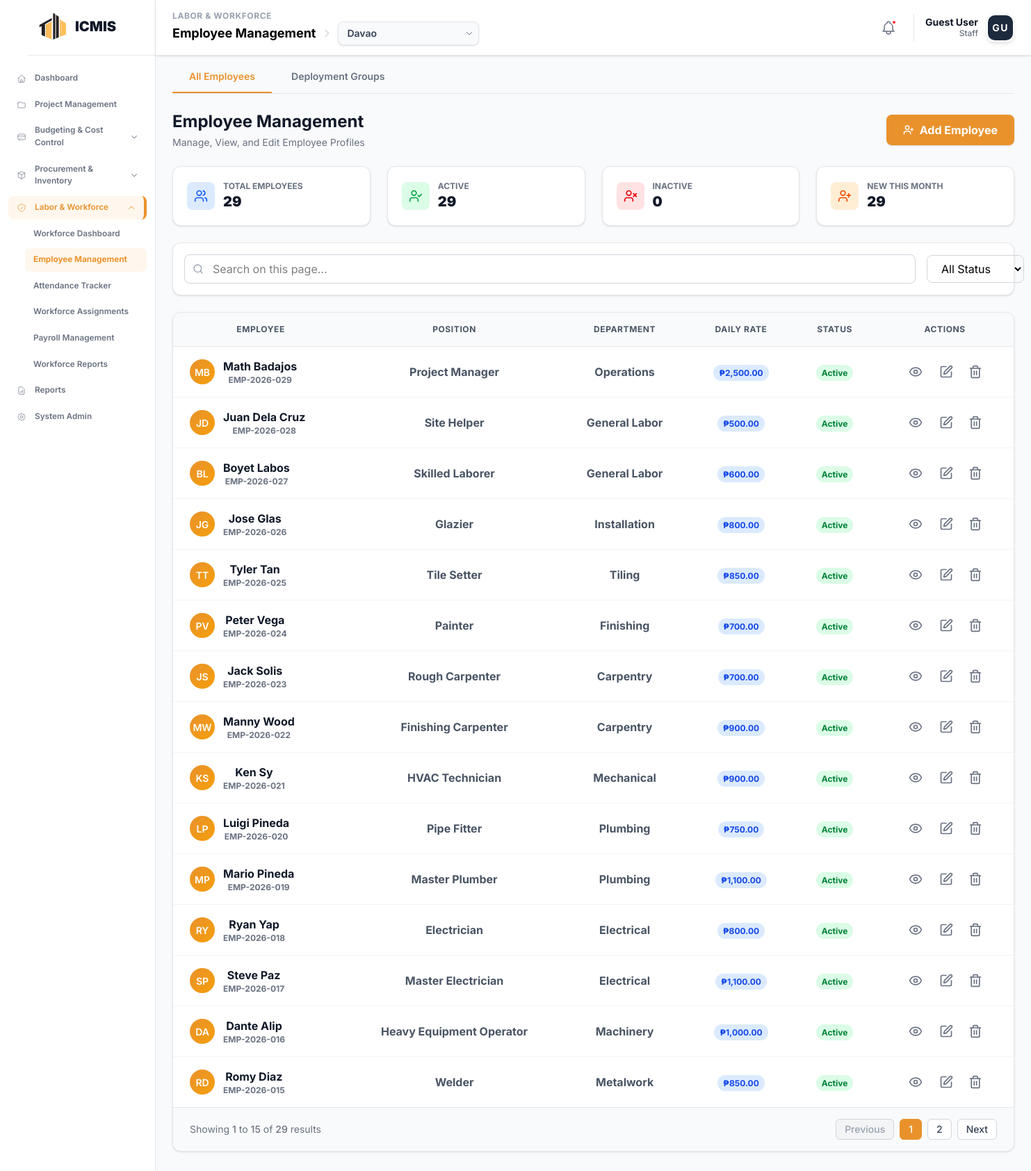
Page /modules/workforce/employees.php on the earlier database version.
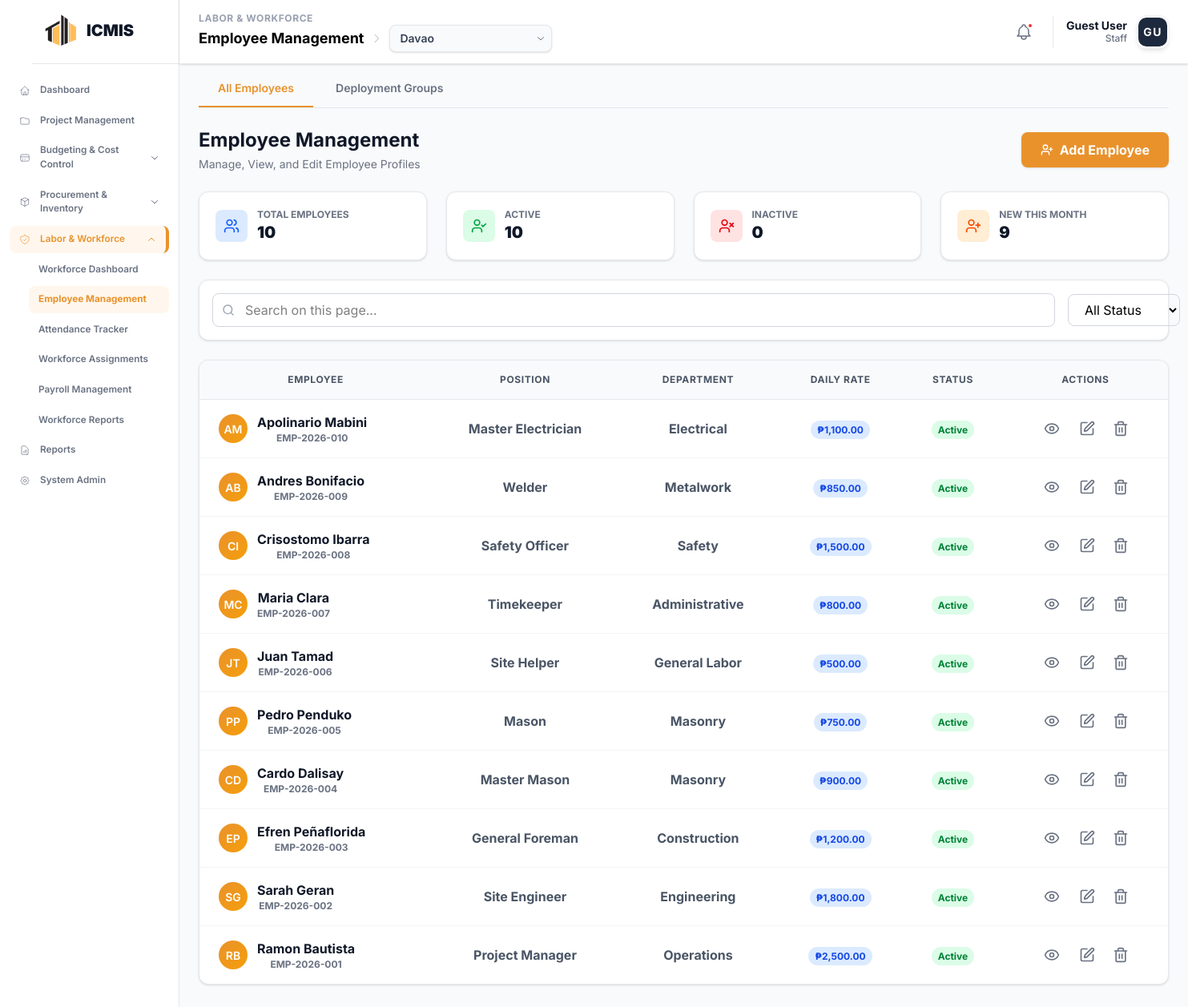
Same page on the later database version.
### tables this page shows
CREATE TABLE `workforce_employees` (
  `employee_id` int NOT NULL,
  `employee_code` varchar(20) NOT NULL,
  `user_id` int DEFAULT NULL,
  `job_title_id` int DEFAULT NULL,
  `employment_type` varchar(50) DEFAULT 'Full-time',
  `payment_type` varchar(50) DEFAULT 'Monthly',
  `daily_rate` decimal(10,2) DEFAULT '0.00',
  `monthly_salary` decimal(15,2) DEFAULT '0.00',
  `bank_name` varchar(100) DEFAULT NULL,
  `bank_account` varchar(50) DEFAULT NULL,
  `emergency_contact_name` varchar(100) DEFAULT NULL,
  `emergency_contact_phone` varchar(20) DEFAULT NULL,
  `supervisor_id` int DEFAULT NULL,
  `notes` text,
  `first_name` varchar(50) NOT NULL,
  `last_name` varchar(50) NOT NULL,
  `suffix` varchar(10) DEFAULT NULL,
  `gender` enum('Male','Female','Other','Prefer not to say') DEFAULT NULL,
  `birthday` date DEFAULT NULL,
  `email` varchar(100) DEFAULT NULL,
  `phone` varchar(20) DEFAULT NULL,
  `address` text,
  `status` enum('Active','Inactive','Terminated') DEFAULT 'Active',
  `hire_date` date DEFAULT NULL
);

CREATE TABLE `workforce_job_titles` (
  `job_title_id` int NOT NULL,
  `title_name` varchar(100) NOT NULL,
  `department` varchar(50) DEFAULT NULL,
  `description` text,
  `default_daily_rate` decimal(10,2) DEFAULT NULL,
  `default_monthly_salary` decimal(15,2) DEFAULT NULL,
  `is_active` tinyint(1) DEFAULT '1',
  `created_at` timestamp NULL DEFAULT CURRENT_TIMESTAMP,
  `updated_at` timestamp NULL DEFAULT CURRENT_TIMESTAMP ON UPDATE CURRENT_TIMESTAMP
);

### modules/workforce/project_context.php (called while the page is built, shortened)
<?php
function getProjectContext($conn) {
    $sql = "SELECT project_id FROM icmis_projects WHERE project_id = 1";
    $result = $conn->query($sql);
    if ($result && $result->num_rows > 0) {
        return 1;
    }
    return 0;
}

### modules/workforce/employees.php (the view, shortened to what the changed rows need)
<?php
include __DIR__ . '/project_context.php';
$conn = getWorkforceConnection();
$selected_project_id = getProjectContext($conn);
include __DIR__ . '/api/job_titles_include.php';
function getEmployeeStats($conn) {
    $stats = [ 'total' => 0, 'active' => 0, 'inactive' => 0, 'new_this_month' => 0 ];
    $result = $conn->query("SELECT COUNT(*) as total FROM workforce_employees");
    if ($result) $stats['total'] = $result->fetch_assoc()['total'];
    $result = $conn->query("SELECT COUNT(*) as total FROM workforce_employees WHERE status = 'Active'");
    if ($result) $stats['active'] = $result->fetch_assoc()['total'];
    $result = $conn->query("SELECT COUNT(*) as total FROM workforce_employees WHERE status = 'Inactive'");
    if ($result) $stats['inactive'] = $result->fetch_assoc()['total'];
    $thisMonth = date('Y-m-01');
    $result = $conn->query("SELECT COUNT(*) as total FROM workforce_employees WHERE hire_date >= '$thisMonth'");
    if ($result) $stats['new_this_month'] = $result->fetch_assoc()['total'];
    return $stats;
}
$limit = 15;
$page = isset($_GET['page']) && is_numeric($_GET['page']) ? (int)$_GET['page'] : 1;
$offset = ($page - 1) * $limit;
function fetchEmployees($conn, $limit, $offset) {
    $employees = [];
    $sql = "SELECT e.*, jt.title_name as job_title, jt.department, jt.default_daily_rate
            FROM workforce_employees e
            LEFT JOIN workforce_job_titles jt ON e.job_title_id = jt.job_title_id
            ORDER BY e.employee_id DESC
            LIMIT $limit OFFSET $offset";
    $result = $conn->query($sql);
    if ($result && $result->num_rows > 0) {
        while ($row = $result->fetch_assoc()) {
            $employees[] = $row;
        }
    }
    return $employees;
}
    ?>
    <?php endif;
$stats = getEmployeeStats($conn);
$total_pages_sql = "SELECT COUNT(*) as total FROM workforce_employees";
$total_pages_result = $conn->query($total_pages_sql);
$total_rows = $total_pages_result->fetch_assoc()['total'];
$total_pages = ceil($total_rows / $limit);
$employees = fetchEmployees($conn, $limit, $offset);
?>
<!DOCTYPE html>
<html lang="en">
<head>
    <?php include __DIR__ . '/../../includes/head_assetsv2.php'; ?>
</head>
<body class="bg-gray-50">
    <?php
        include __DIR__ . '/../../includes/sidebar.php';
    ?>
    <main class="ml-56 mt-16 p-6">
        <div class="max-w-7xl mx-auto">
            <div class="flex items-center justify-between mb-6">
                <div>
                    <h1 class="text-2xl text-gray-900 font-bold">Employee Management</h1>
                </div>
            </div>
            <div class="grid grid-cols-4 gap-6 mb-6">
                <div class="bg-white rounded-xl border border-gray-200 shadow-sm p-5">
                    <div class="flex items-center gap-3">
                        <div>
                            <p class="text-xs text-gray-500 uppercase font-bold">Total Employees</p>
                            <h3 id="stat-total" class="text-xl font-black text-gray-900"><?php echo $stats['total']; ?></h3>
                        </div>
                    </div>
                </div>
                <div class="bg-white rounded-xl border border-gray-200 shadow-sm p-5">
                    <div class="flex items-center gap-3">
                        <div>
                            <p class="text-xs text-gray-500 uppercase font-bold">Active</p>
                            <h3 id="stat-active" class="text-xl font-black text-gray-900"><?php echo $stats['active']; ?></h3>
                        </div>
                    </div>
                </div>
                <div class="bg-white rounded-xl border border-gray-200 shadow-sm p-5">
                    <div class="flex items-center gap-3">
                        <div>
                            <p class="text-xs text-gray-500 uppercase font-bold">New This Month</p>
                            <h3 id="stat-new" class="text-xl font-black text-gray-900"><?php echo $stats['new_this_month']; ?></h3>
                        </div>
                    </div>
                </div>
            </div>
            <div id="content-employees" class="tab-content">
                <div class="bg-white rounded-xl border border-gray-200 shadow-sm overflow-hidden mb-6">
                    <table class="w-full">
                        <thead class="bg-gray-50 border-b border-gray-200">
                            <tr>
                                <th class="text-center px-6 py-4 text-xs font-bold text-gray-600 uppercase tracking-wider">Employee</th>
                                <th class="text-center px-6 py-4 text-xs font-bold text-gray-600 uppercase tracking-wider">Position</th>
                                <th class="text-center px-6 py-4 text-xs font-bold text-gray-600 uppercase tracking-wider">Department</th>
                                <th class="text-center px-6 py-4 text-xs font-bold text-gray-600 uppercase tracking-wider">Daily Rate</th>
                                <th class="text-center px-6 py-4 text-xs font-bold text-gray-600 uppercase tracking-wider">Status</th>
                                <th class="text-center px-6 py-4 text-xs font-bold text-gray-600 uppercase tracking-wider">Actions</th>
                            </tr>
                        </thead>
                        <tbody id="employeesTableBody" class="divide-y divide-gray-100">
                            <?php if (count($employees) > 0): ?>
                                <?php foreach ($employees as $emp):
                                    $initials = strtoupper(substr($emp['first_name'], 0, 1) . substr($emp['last_name'], 0, 1));
                                    $statusClass = match(strtolower($emp['status'])) {
                                        'active' => 'bg-green-100 text-green-700',
                                        'inactive' => 'bg-red-100 text-red-700',
                                        'terminated' => 'bg-gray-100 text-gray-700',
                                        default => 'bg-gray-100 text-gray-700'
                                    };
                                ?>
                                <tr class="hover:bg-gray-50 transition-colors employee-row text-center"
                                    data-name="<?php echo strtolower($emp['first_name'] . ' ' . $emp['last_name']); ?>"
                                    data-status="<?php echo $emp['status']; ?>">
                                    <td class="px-6 py-4">
                                        <div class="flex items-center gap-3">
                                            <div class="employee-avatar"><?php echo $initials; ?></div>
                                            <div>
                                                <p class="font-bold text-gray-900"><?php echo htmlspecialchars($emp['first_name'] . ' ' . $emp['last_name']); ?></p>
                                                <p class="font-bold text-xs text-gray-500"><?php echo htmlspecialchars($emp['employee_code']); ?></p>
                                            </div>
                                        </div>
                                    </td>
                                    <td class="px-6 py-4 text-gray-600 font-bold"><?php echo htmlspecialchars($emp['job_title'] ?? 'N/A'); ?></td>
                                    <td class="px-6 py-4 text-gray-600 font-bold"><?php echo htmlspecialchars($emp['department'] ?? 'General'); ?></td>
                                    <td class="px-6 py-4">
                                        <span class="px-2 py-1 rounded-full text-xs font-bold bg-blue-100 text-blue-700">
                                            ₱<?php echo number_format($emp['default_daily_rate'] ?? 0, 2); ?>
                                        </span>
                                    </td>
                                    <td class="px-6 py-4">
                                        <span class="px-2 py-1 rounded-full text-xs font-bold <?php echo $statusClass; ?>">
                                            <?php echo htmlspecialchars($emp['status']); ?>
                                        </span>
                                    </td>
                                    <td class="px-6 py-4">
                                        <div class="flex items-center justify-center gap-2">
                                            <button onclick="viewEmployee(<?php echo $emp['employee_id']; ?>)" class="text-gray-500 p-2 rounded-lg hover:text-blue-600 transition-colors duration-200" title="View Details">
                                                <i data-lucide="eye" class="w-5 h-5"></i>
                                            </button>
                                            <button onclick="openEditModal(<?php echo $emp['employee_id']; ?>)"  class="text-gray-500 p-2 rounded-lg hover:text-green-600 transition-colors duration-200" title="Edit">
                                                <i data-lucide="edit" class="w-5 h-5"></i>
                                            </button>
                                            <button onclick="openDeleteModal(<?php echo $emp['employee_id']; ?>)" class="p-1.5 text-gray-500 hover:text-red-600 hover:bg-red-50 rounded-md transition-colors" title="Delete">
                                                <i data-lucide="trash-2" class="w-5 h-5"></i>
                                            </button>
                                        </div>
                                    </td>
                                </tr>
                                <?php endforeach; ?>
                            <?php endif; ?>
                        </tbody>
                    </table>
                    <div id="paginationContainer">
                    <?php if ($total_pages > 1): ?>
                    <div class="px-6 py-4 border-t border-gray-200 bg-gray-50 flex items-center justify-between">
                        <div class="text-sm text-gray-500">
                            Showing <span class="font-medium"><?php echo $offset + 1; ?></span> to <span class="font-medium"><?php echo min($offset + $limit, $total_rows); ?></span> of <span class="font-medium"><?php echo $total_rows; ?></span> results
                        </div>
                        <div class="flex gap-2">
                            <?php if ($page > 1): ?>
                                <a href="?project_id=<?php echo $selected_project_id; ?>&page=<?php echo $page - 1; ?>" class="px-3 py-1 bg-white border border-gray-300 rounded-md text-sm font-medium text-gray-700 hover:bg-gray-50">Previous</a>
                            <?php else: ?>
                                <span class="px-3 py-1 bg-gray-100 border border-gray-300 rounded-md text-sm font-medium text-gray-400 cursor-not-allowed">Previous</span>
                            <?php endif; ?>
                            <?php for ($i = 1; $i <= $total_pages; $i++): ?>
                                <?php if ($i == 1 || $i == $total_pages || ($i >= $page - 2 && $i <= $page + 2)): ?>
                                    <?php if ($i == $page): ?>
                                        <span class="px-3 py-1 bg-[#e9922c] border border-[#e9922c] rounded-md text-sm font-medium text-white"><?php echo $i; ?></span>
                                    <?php else: ?>
                                        <a href="?project_id=<?php echo $selected_project_id; ?>&page=<?php echo $i; ?>" class="px-3 py-1 bg-white border border-gray-300 rounded-md text-sm font-medium text-gray-700 hover:bg-gray-50"><?php echo $i; ?></a>
                                    <?php endif; ?>
                                <?php elseif ($i == $page - 3 || $i == $page + 3): ?>
                                    <span class="px-2 py-1 text-gray-500">...</span>
                                <?php endif; ?>
                            <?php endfor; ?>
                            <?php if ($page < $total_pages): ?>
                                <a href="?project_id=<?php echo $selected_project_id; ?>&page=<?php echo $page + 1; ?>" class="px-3 py-1 bg-white border border-gray-300 rounded-md text-sm font-medium text-gray-700 hover:bg-gray-50">Next</a>
                            <?php else: ?>
                                <span class="px-3 py-1 bg-gray-100 border border-gray-300 rounded-md text-sm font-medium text-gray-400 cursor-not-allowed">Next</span>
                            <?php endif; ?>
                        </div>
                    </div>
                    <?php endif; ?>
                    </div>
                </div>
            </div>
        </div>
    </main>
</body>
</html>

Differences in the rows shown:
removed workforce_employees: initials "MB", first_name+last_name "Math Badajos", employee_code "EMP-2026-029", job_title.title_name "Project Manager", job_title.department "Operations", job_title.default_daily_rate "2,500.00", status "Active"
removed workforce_employees: initials "JD", first_name+last_name "Juan Dela Cruz", employee_code "EMP-2026-028", job_title.title_name "Site Helper", job_title.department "General Labor", job_title.default_daily_rate "500.00", status "Active"
removed workforce_employees: initials "BL", first_name+last_name "Boyet Labos", employee_code "EMP-2026-027", job_title.title_name "Skilled Laborer", job_title.department "General Labor", job_title.default_daily_rate "600.00", status "Active"
removed workforce_employees: initials "JG", first_name+last_name "Jose Glas", employee_code "EMP-2026-026", job_title.title_name "Glazier", job_title.department "Installation", job_title.default_daily_rate "800.00", status "Active"
removed workforce_employees: initials "TT", first_name+last_name "Tyler Tan", employee_code "EMP-2026-025", job_title.title_name "Tile Setter", job_title.department "Tiling", job_title.default_daily_rate "850.00", status "Active"
removed workforce_employees: initials "PV", first_name+last_name "Peter Vega", employee_code "EMP-2026-024", job_title.title_name "Painter", job_title.department "Finishing", job_title.default_daily_rate "700.00", status "Active"
removed workforce_employees: initials "JS", first_name+last_name "Jack Solis", employee_code "EMP-2026-023", job_title.title_name "Rough Carpenter", job_title.department "Carpentry", job_title.default_daily_rate "700.00", status "Active"
removed workforce_employees: initials "MW", first_name+last_name "Manny Wood", employee_code "EMP-2026-022", job_title.title_name "Finishing Carpenter", job_title.department "Carpentry", job_title.default_daily_rate "900.00", status "Active"
removed workforce_employees: initials "KS", first_name+last_name "Ken Sy", employee_code "EMP-2026-021", job_title.title_name "HVAC Technician", job_title.department "Mechanical", job_title.default_daily_rate "900.00", status "Active"
removed workforce_employees: initials "LP", first_name+last_name "Luigi Pineda", employee_code "EMP-2026-020", job_title.title_name "Pipe Fitter", job_title.department "Plumbing", job_title.default_daily_rate "750.00", status "Active"
removed workforce_employees: initials "MP", first_name+last_name "Mario Pineda", employee_code "EMP-2026-019", job_title.title_name "Master Plumber", job_title.department "Plumbing", job_title.default_daily_rate "1,100.00", status "Active"
removed workforce_employees: initials "RY", first_name+last_name "Ryan Yap", employee_code "EMP-2026-018", job_title.title_name "Electrician", job_title.department "Electrical", job_title.default_daily_rate "800.00", status "Active"
removed workforce_employees: initials "SP", first_name+last_name "Steve Paz", employee_code "EMP-2026-017", job_title.title_name "Master Electrician", job_title.department "Electrical", job_title.default_daily_rate "1,100.00", status "Active"
removed workforce_employees: initials "DA", first_name+last_name "Dante Alip", employee_code "EMP-2026-016", job_title.title_name "Heavy Equipment Operator", job_title.department "Machinery", job_title.default_daily_rate "1,000.00", status "Active"
removed workforce_employees: initials "RD", first_name+last_name "Romy Diaz", employee_code "EMP-2026-015", job_title.title_name "Welder", job_title.department "Metalwork", job_title.default_daily_rate "850.00", status "Active"
added workforce_employees: initials "AM", first_name+last_name "Apolinario Mabini", employee_code "EMP-2026-010", job_title.title_name "Master Electrician", job_title.department "Electrical", job_title.default_daily_rate "1,100.00", status "Active"
added workforce_employees: initials "AB", first_name+last_name "Andres Bonifacio", employee_code "EMP-2026-009", job_title.title_name "Welder", job_title.department "Metalwork", job_title.default_daily_rate "850.00", status "Active"
added workforce_employees: initials "CI", first_name+last_name "Crisostomo Ibarra", employee_code "EMP-2026-008", job_title.title_name "Safety Officer", job_title.department "Safety", job_title.default_daily_rate "1,500.00", status "Active"
added workforce_employees: initials "MC", first_name+last_name "Maria Clara", employee_code "EMP-2026-007", job_title.title_name "Timekeeper", job_title.department "Administrative", job_title.default_daily_rate "800.00", status "Active"
added workforce_employees: initials "JT", first_name+last_name "Juan Tamad", employee_code "EMP-2026-006", job_title.title_name "Site Helper", job_title.department "General Labor", job_title.default_daily_rate "500.00", status "Active"
added workforce_employees: initials "PP", first_name+last_name "Pedro Penduko", employee_code "EMP-2026-005", job_title.title_name "Mason", job_title.department "Masonry", job_title.default_daily_rate "750.00", status "Active"
added workforce_employees: initials "CD", first_name+last_name "Cardo Dalisay", employee_code "EMP-2026-004", job_title.title_name "Master Mason", job_title.department "Masonry", job_title.default_daily_rate "900.00", status "Active"
added workforce_employees: initials "EP", first_name+last_name "Efren Peñaflorida", employee_code "EMP-2026-003", job_title.title_name "General Foreman", job_title.department "Construction", job_title.default_daily_rate "1,200.00", status "Active"
added workforce_employees: initials "SG", first_name+last_name "Sarah Geran", employee_code "EMP-2026-002", job_title.title_name "Site Engineer", job_title.department "Engineering", job_title.default_daily_rate "1,800.00", status "Active"
added workforce_employees: initials "RB", first_name+last_name "Ramon Bautista", employee_code "EMP-2026-001", job_title.title_name "Project Manager", job_title.department "Operations", job_title.default_daily_rate "2,500.00", status "Active"
Other differences:
$stats['total']: "29" → "10"
$stats['active']: "29" → "10"
$stats['new_this_month']: "29" → "9"
$offset + 1: "1" → (not shown)
min($offset + $limit, $total_rows): "15" → (not shown)
$total_rows: "29" → (not shown)
text no longer shown: "Showing to of results Previous Next"
list line gone: "1"
list line gone: "2"
